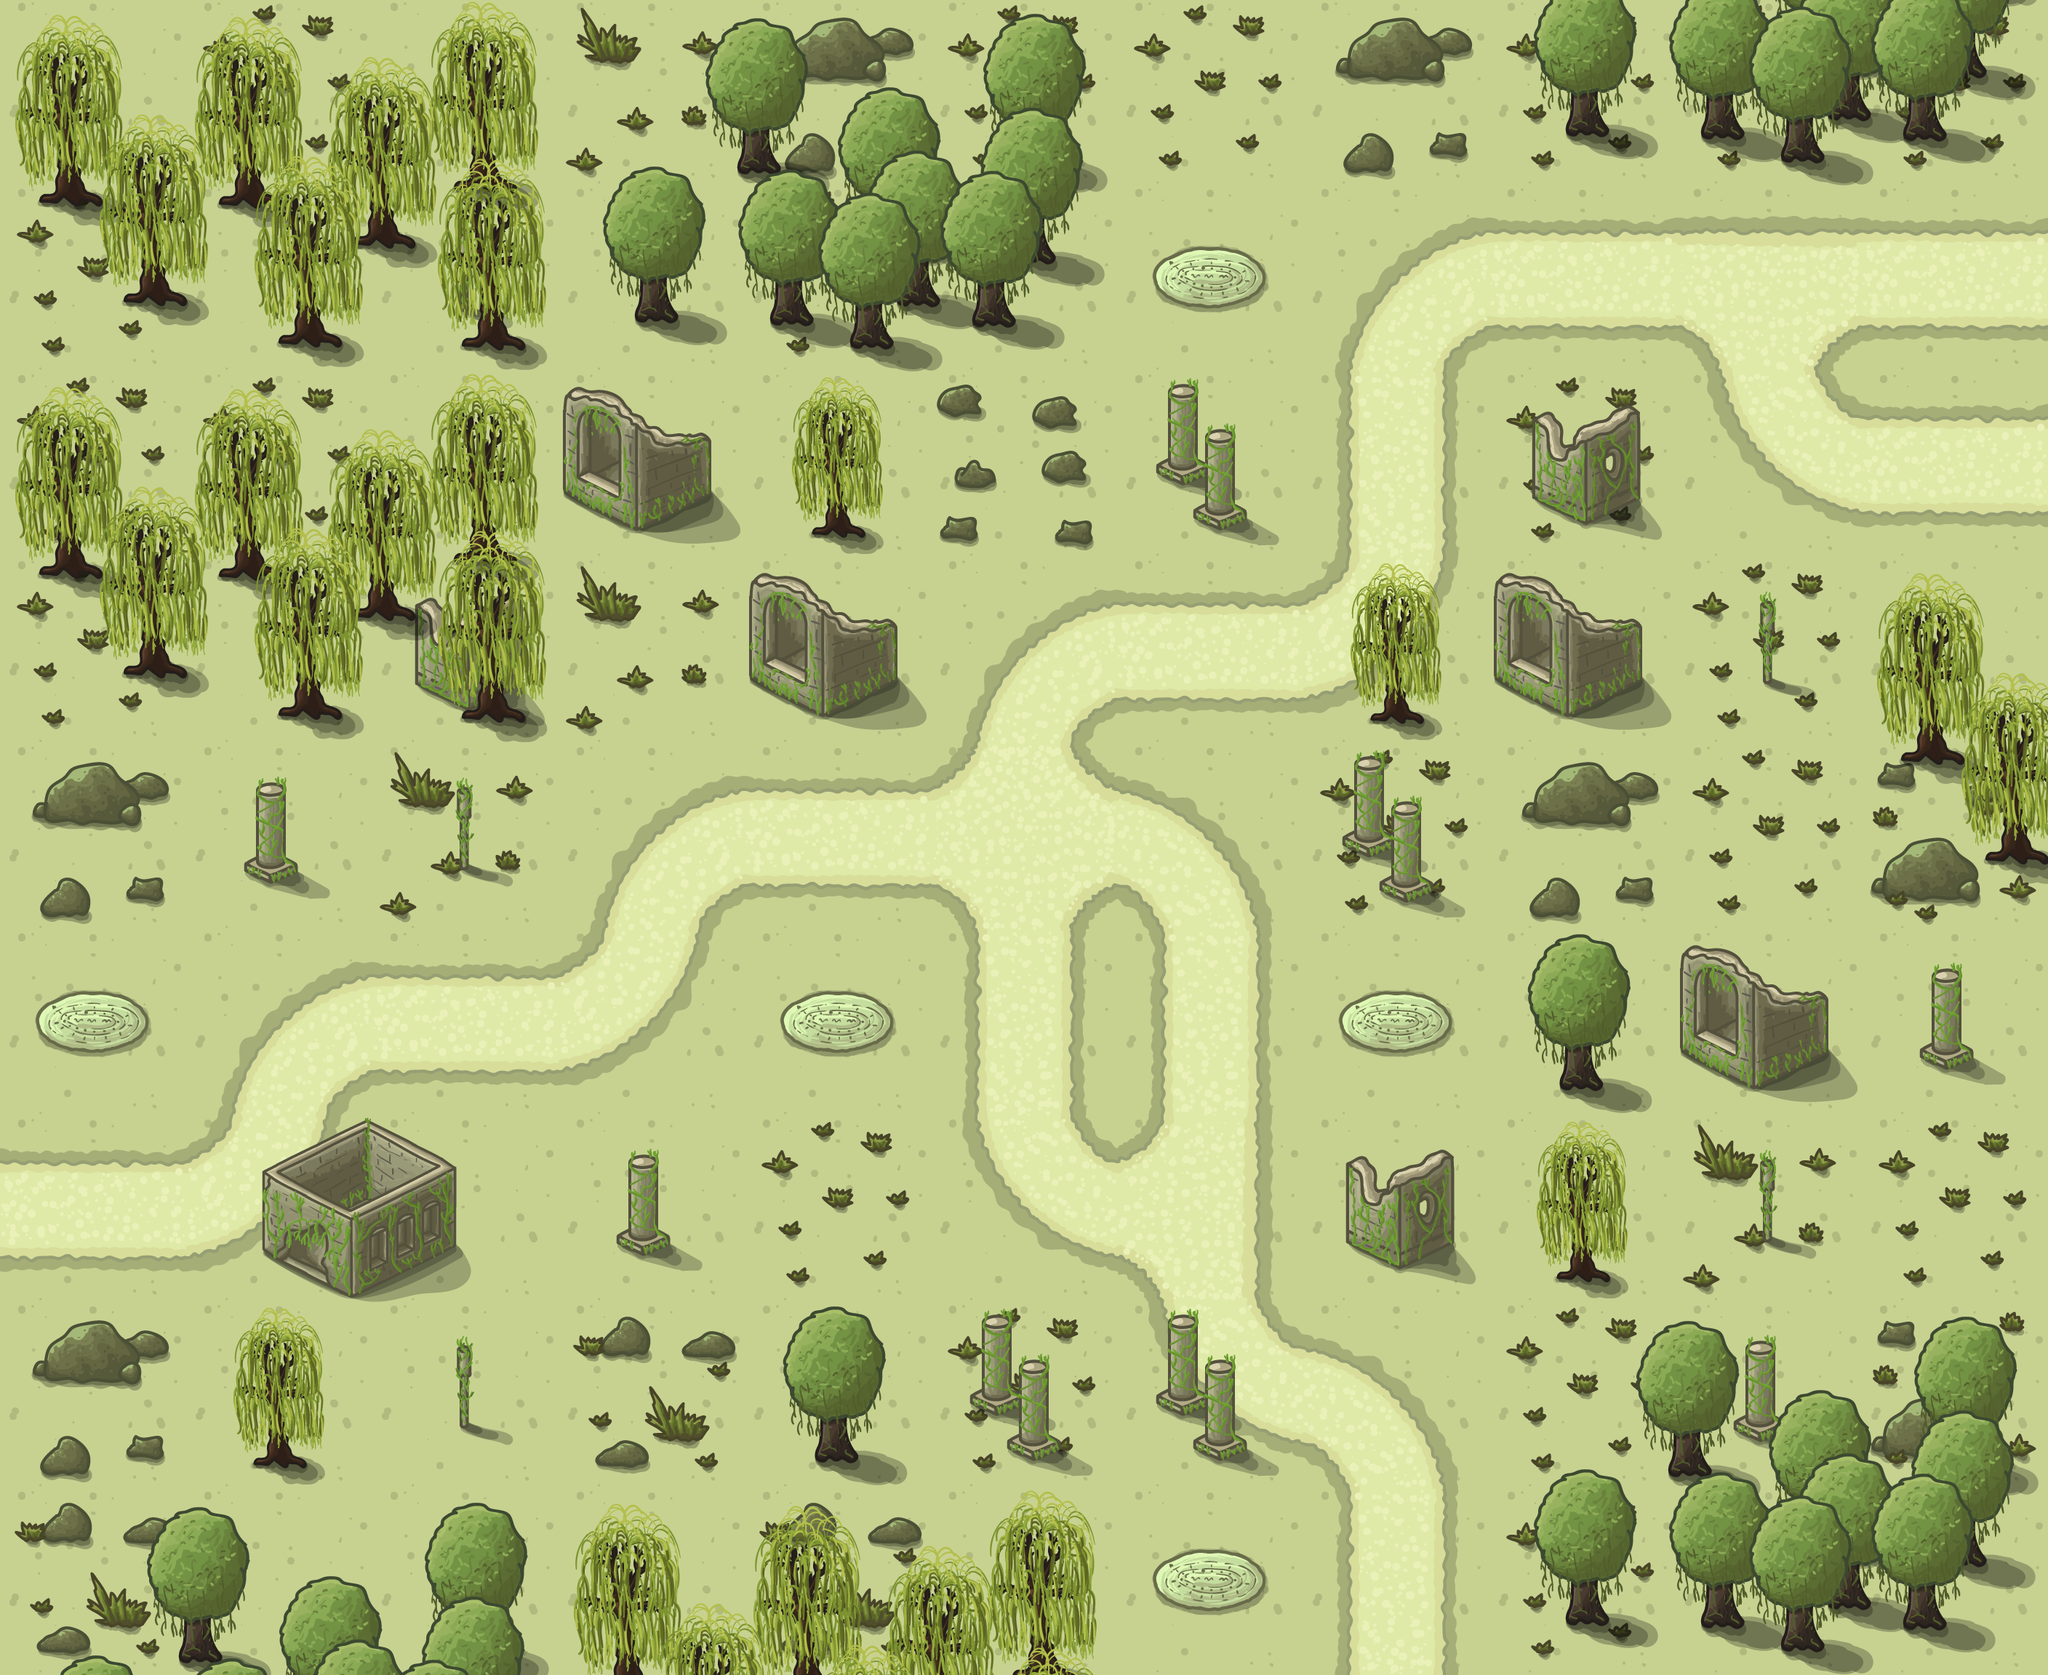

A level layout from a 2D game, rendered from its tile map. Below: a short description, then the map file with its tile-grid data intact:
An orthogonal 11x9 tile map with 256x256 px tiles, 5 tile layers (bg, road, stone/bush, obj, ...).

<map version="1.5" tiledversion="1.7.2" orientation="orthogonal" renderorder="right-down" width="11" height="9" tilewidth="256" tileheight="256" infinite="0" nextlayerid="10" nextobjectid="1">
 <tileset firstgid="1" name="tail" tilewidth="256" tileheight="256" tilecount="44" columns="0">
  <grid orientation="orthogonal" width="1" height="1" />
  <tile id="123">
   <image width="256" height="256" source="../PNG/tail_11/1.png" />
  </tile>
  <tile id="124">
   <image width="256" height="256" source="../PNG/tail_11/2.png" />
  </tile>
  <tile id="125">
   <image width="256" height="256" source="../PNG/tail_11/3.png" />
  </tile>
  <tile id="126">
   <image width="256" height="256" source="../PNG/tail_11/4.png" />
  </tile>
  <tile id="127">
   <image width="256" height="256" source="../PNG/tail_11/5.png" />
  </tile>
  <tile id="128">
   <image width="256" height="256" source="../PNG/tail_11/6.png" />
  </tile>
  <tile id="129">
   <image width="256" height="256" source="../PNG/tail_11/7.png" />
  </tile>
  <tile id="130">
   <image width="256" height="256" source="../PNG/tail_11/8.png" />
  </tile>
  <tile id="131">
   <image width="256" height="256" source="../PNG/tail_11/9.png" />
  </tile>
  <tile id="132">
   <image width="256" height="256" source="../PNG/tail_11/10.png" />
  </tile>
  <tile id="133">
   <image width="256" height="256" source="../PNG/tail_11/11.png" />
  </tile>
  <tile id="134">
   <image width="256" height="256" source="../PNG/tail_11/12.png" />
  </tile>
  <tile id="135">
   <image width="256" height="256" source="../PNG/tail_11/13.png" />
  </tile>
  <tile id="136">
   <image width="256" height="256" source="../PNG/tail_11/14.png" />
  </tile>
  <tile id="137">
   <image width="256" height="256" source="../PNG/tail_11/15.png" />
  </tile>
  <tile id="138">
   <image width="256" height="256" source="../PNG/tail_11/16.png" />
  </tile>
  <tile id="139">
   <image width="256" height="256" source="../PNG/tail_11/17.png" />
  </tile>
  <tile id="140">
   <image width="256" height="256" source="../PNG/tail_11/18.png" />
  </tile>
  <tile id="141">
   <image width="256" height="256" source="../PNG/tail_11/19.png" />
  </tile>
  <tile id="142">
   <image width="256" height="256" source="../PNG/tail_11/20.png" />
  </tile>
  <tile id="143">
   <image width="256" height="256" source="../PNG/tail_11/21.png" />
  </tile>
  <tile id="144">
   <image width="256" height="256" source="../PNG/tail_11/22.png" />
  </tile>
  <tile id="145">
   <image width="256" height="256" source="../PNG/tail_11/23.png" />
  </tile>
  <tile id="146">
   <image width="256" height="256" source="../PNG/tail_11/24.png" />
  </tile>
  <tile id="147">
   <image width="256" height="256" source="../PNG/tail_11/25.png" />
  </tile>
  <tile id="148">
   <image width="256" height="256" source="../PNG/tail_11/26.png" />
  </tile>
  <tile id="149">
   <image width="256" height="256" source="../PNG/tail_11/27.png" />
  </tile>
  <tile id="150">
   <image width="256" height="256" source="../PNG/tail_11/28.png" />
  </tile>
  <tile id="151">
   <image width="256" height="256" source="../PNG/tail_11/29.png" />
  </tile>
  <tile id="152">
   <image width="256" height="256" source="../PNG/tail_11/30.png" />
  </tile>
  <tile id="153">
   <image width="256" height="256" source="../PNG/tail_11/31.png" />
  </tile>
  <tile id="154">
   <image width="256" height="256" source="../PNG/tail_11/32.png" />
  </tile>
  <tile id="155">
   <image width="256" height="256" source="../PNG/tail_11/33.png" />
  </tile>
  <tile id="156">
   <image width="256" height="256" source="../PNG/tail_11/34.png" />
  </tile>
  <tile id="157">
   <image width="256" height="256" source="../PNG/tail_11/35.png" />
  </tile>
  <tile id="158">
   <image width="256" height="256" source="../PNG/tail_11/36.png" />
  </tile>
  <tile id="159">
   <image width="256" height="256" source="../PNG/tail_11/37.png" />
  </tile>
  <tile id="160">
   <image width="256" height="256" source="../PNG/tail_11/38.png" />
  </tile>
  <tile id="161">
   <image width="256" height="256" source="../PNG/tail_11/39.png" />
  </tile>
  <tile id="162">
   <image width="256" height="256" source="../PNG/tail_11/40.png" />
  </tile>
  <tile id="163">
   <image width="256" height="256" source="../PNG/tail_11/41.png" />
  </tile>
  <tile id="164">
   <image width="256" height="256" source="../PNG/tail_11/42.png" />
  </tile>
  <tile id="165">
   <image width="256" height="256" source="../PNG/tail_11/43.png" />
  </tile>
  <tile id="166">
   <image width="256" height="256" source="../PNG/tail_11/44.png" />
  </tile>
 </tileset>
 <layer id="4" name="bg" width="11" height="9">
  <data encoding="csv">
136,136,136,136,136,136,136,136,136,136,136,
136,136,136,136,136,136,136,136,136,136,136,
136,136,136,136,136,136,136,136,136,136,136,
136,136,136,136,136,136,136,136,136,136,136,
136,136,136,136,136,136,136,136,136,136,136,
136,136,136,136,136,136,136,136,136,136,136,
136,136,136,136,136,136,136,136,136,136,136,
136,136,136,136,136,136,136,136,136,136,136,
136,136,136,136,136,136,136,136,136,136,136
</data>
 </layer>
 <layer id="1" name="road" width="11" height="9">
  <data encoding="csv">
0,0,0,0,0,0,0,0,0,0,0,
0,0,0,0,0,0,137,124,129,130,129,
0,0,0,0,0,0,0,128,0,126,129,
0,0,0,0,0,124,129,127,0,0,0,
0,0,0,124,129,131,125,0,0,0,0,
137,124,129,127,137,128,128,137,0,0,0,
129,127,0,0,0,126,2684354690,0,0,0,0,
0,0,0,0,0,0,126,125,0,0,0,
0,0,0,0,0,0,137,128,0,0,0
</data>
 </layer>
 <layer id="9" name="stone/bush" width="11" height="9">
  <data encoding="csv">
0,148,0,151,150,148,148,150,148,148,148,
148,0,0,0,148,0,0,0,0,0,0,
148,148,0,0,0,152,0,0,148,0,0,
148,0,0,151,0,0,0,0,0,148,0,
150,0,151,0,0,0,0,148,150,148,155,
0,0,0,0,0,0,0,0,0,0,0,
0,0,0,0,148,0,0,0,0,151,148,
150,0,0,154,0,148,0,0,148,0,155,
154,0,0,0,154,0,0,0,148,0,0
</data>
 </layer>
 <layer id="5" name="obj" width="11" height="9">
  <data encoding="csv">
0,0,0,0,0,0,0,0,0,0,0,
0,0,144,0,0,0,0,0,0,0,0,
0,0,0,138,139,0,143,0,145,0,0,
0,0,145,0,138,0,0,139,138,144,0,
0,142,144,0,0,0,0,143,0,0,0,
0,0,0,0,0,0,0,0,140,138,142,
0,146,147,142,0,0,0,145,139,144,0,
0,139,144,0,140,143,143,0,0,142,0,
0,0,0,0,0,0,0,0,0,0,0
</data>
 </layer>
 <layer id="7" name="tree" width="11" height="9">
  <data encoding="csv">
156,157,158,162,163,164,0,0,165,166,167,
159,160,161,165,166,167,0,0,0,0,0,
156,157,158,0,0,0,0,0,0,0,0,
159,160,161,0,0,0,0,0,0,0,156,
0,0,0,0,0,0,0,0,0,0,159,
0,0,0,0,0,0,0,0,0,0,0,
0,0,0,0,0,0,0,0,0,0,0,
0,0,0,0,0,0,0,0,162,163,164,
162,163,164,156,157,158,0,0,165,166,167
</data>
 </layer>
</map>
